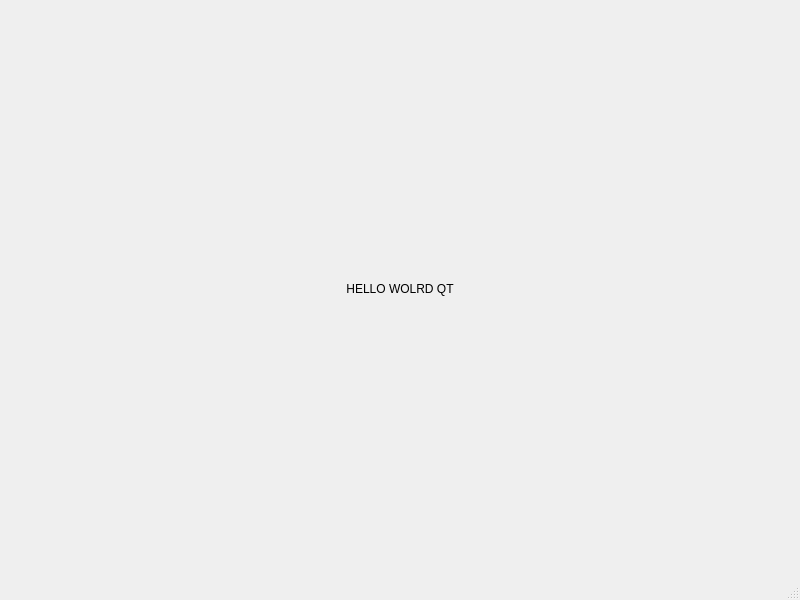
<?xml version="1.0" encoding="UTF-8"?>
<ui version="4.0">
 <class>MainWindow</class>
 <widget class="QMainWindow" name="MainWindow">
  <property name="geometry">
   <rect>
    <x>0</x>
    <y>0</y>
    <width>800</width>
    <height>600</height>
   </rect>
  </property>
  <property name="windowTitle">
   <string>MainWindow</string>
  </property>
  <widget class="QWidget" name="centralwidget">
   <layout class="QHBoxLayout" name="horizontalLayout">
    <item>
     <widget class="QLabel" name="label">
      <property name="text">
       <string>HELLO WOLRD QT</string>
      </property>
      <property name="alignment">
       <set>Qt::AlignCenter</set>
      </property>
     </widget>
    </item>
   </layout>
  </widget>
  <widget class="QMenuBar" name="menubar">
   <property name="geometry">
    <rect>
     <x>0</x>
     <y>0</y>
     <width>800</width>
     <height>21</height>
    </rect>
   </property>
  </widget>
  <widget class="QStatusBar" name="statusbar"/>
 </widget>
 <resources/>
 <connections/>
</ui>
